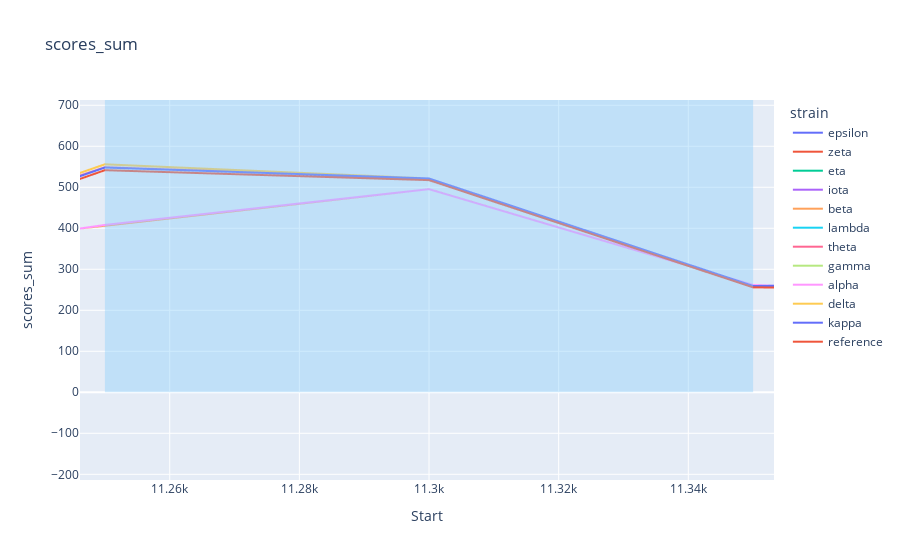

Notebook code cell kept with this figure:
### Code cell
METRIC = 'scores_sum'

fig = px.line(res_df, x="Start", y=METRIC, color='strain', title=METRIC)
max_score = res_df[METRIC].max()
for _, row in stats_df[stats_df['P_val_adjusted']<=0.05].iterrows():
    fig.add_shape(type="rect",
    x0=row.Start, y0=-0.05, x1=row.End, y1=max_score,
    line=dict(
        color=None,
        width=0,
    ),
    fillcolor="Blue",
    opacity=0.4,
)
for _, row in stats_df[stats_df['pval']<=0.05].iterrows():
    fig.add_shape(type="rect",
    x0=row.Start, y0=-0.05, x1=row.End, y1=max_score,
    line=dict(
        color=None,
        width=0,
    ),
    fillcolor="LightSkyBlue",
    opacity=0.4,
)

fig.show()

### Figure 1 — Plotly figure (JSON) as saved in the notebook; plotly's stock layout.template omitted (floating-point values rounded to 4 significant figures; data arrays with more than 128 entries replaced by an {"elided": "..."} marker saying what was removed)
{"data": [{"hovertemplate": "strain=epsilon<br>Start=%{x}<br>scores_sum=%{y}<extra></extra>", "legendgroup": "epsilon", "line": {"color": "#636efa", "dash": "solid"}, "mode": "lines", "name": "epsilon", "showlegend": true, "type": "scattergl", "x": {"elided": "620 int values"}, "xaxis": "x", "y": {"elided": "620 float values"}, "yaxis": "y"}, {"hovertemplate": "strain=zeta<br>Start=%{x}<br>scores_sum=%{y}<extra></extra>", "legendgroup": "zeta", "line": {"color": "#EF553B", "dash": "solid"}, "mode": "lines", "name": "zeta", "showlegend": true, "type": "scattergl", "x": {"elided": "620 int values"}, "xaxis": "x", "y": {"elided": "620 float values"}, "yaxis": "y"}, {"hovertemplate": "strain=eta<br>Start=%{x}<br>scores_sum=%{y}<extra></extra>", "legendgroup": "eta", "line": {"color": "#00cc96", "dash": "solid"}, "mode": "lines", "name": "eta", "showlegend": true, "type": "scattergl", "x": {"elided": "620 int values"}, "xaxis": "x", "y": {"elided": "620 float values"}, "yaxis": "y"}, {"hovertemplate": "strain=iota<br>Start=%{x}<br>scores_sum=%{y}<extra></extra>", "legendgroup": "iota", "line": {"color": "#ab63fa", "dash": "solid"}, "mode": "lines", "name": "iota", "showlegend": true, "type": "scattergl", "x": {"elided": "620 int values"}, "xaxis": "x", "y": {"elided": "620 float values"}, "yaxis": "y"}, {"hovertemplate": "strain=beta<br>Start=%{x}<br>scores_sum=%{y}<extra></extra>", "legendgroup": "beta", "line": {"color": "#FFA15A", "dash": "solid"}, "mode": "lines", "name": "beta", "showlegend": true, "type": "scattergl", "x": {"elided": "620 int values"}, "xaxis": "x", "y": {"elided": "620 float values"}, "yaxis": "y"}, {"hovertemplate": "strain=lambda<br>Start=%{x}<br>scores_sum=%{y}<extra></extra>", "legendgroup": "lambda", "line": {"color": "#19d3f3", "dash": "solid"}, "mode": "lines", "name": "lambda", "showlegend": true, "type": "scattergl", "x": {"elided": "620 int values"}, "xaxis": "x", "y": {"elided": "620 float values"}, "yaxis": "y"}, {"hovertemplate": "strain=theta<br>Start=%{x}<br>scores_sum=%{y}<extra></extra>", "legendgroup": "theta", "line": {"color": "#FF6692", "dash": "solid"}, "mode": "lines", "name": "theta", "showlegend": true, "type": "scattergl", "x": {"elided": "620 int values"}, "xaxis": "x", "y": {"elided": "620 float values"}, "yaxis": "y"}, {"hovertemplate": "strain=gamma<br>Start=%{x}<br>scores_sum=%{y}<extra></extra>", "legendgroup": "gamma", "line": {"color": "#B6E880", "dash": "solid"}, "mode": "lines", "name": "gamma", "showlegend": true, "type": "scattergl", "x": {"elided": "620 int values"}, "xaxis": "x", "y": {"elided": "620 float values"}, "yaxis": "y"}, {"hovertemplate": "strain=alpha<br>Start=%{x}<br>scores_sum=%{y}<extra></extra>", "legendgroup": "alpha", "line": {"color": "#FF97FF", "dash": "solid"}, "mode": "lines", "name": "alpha", "showlegend": true, "type": "scattergl", "x": {"elided": "620 int values"}, "xaxis": "x", "y": {"elided": "620 float values"}, "yaxis": "y"}, {"hovertemplate": "strain=delta<br>Start=%{x}<br>scores_sum=%{y}<extra></extra>", "legendgroup": "delta", "line": {"color": "#FECB52", "dash": "solid"}, "mode": "lines", "name": "delta", "showlegend": true, "type": "scattergl", "x": {"elided": "620 int values"}, "xaxis": "x", "y": {"elided": "620 float values"}, "yaxis": "y"}, {"hovertemplate": "strain=kappa<br>Start=%{x}<br>scores_sum=%{y}<extra></extra>", "legendgroup": "kappa", "line": {"color": "#636efa", "dash": "solid"}, "mode": "lines", "name": "kappa", "showlegend": true, "type": "scattergl", "x": {"elided": "620 int values"}, "xaxis": "x", "y": {"elided": "620 float values"}, "yaxis": "y"}, {"hovertemplate": "strain=reference<br>Start=%{x}<br>scores_sum=%{y}<extra></extra>", "legendgroup": "reference", "line": {"color": "#EF553B", "dash": "solid"}, "mode": "lines", "name": "reference", "showlegend": true, "type": "scattergl", "x": {"elided": "620 int values"}, "xaxis": "x", "y": {"elided": "620 float values"}, "yaxis": "y"}], "layout": {"autosize": true, "legend": {"title": {"text": "strain"}, "tracegroupgap": 0}, "shapes": [{"fillcolor": "Blue", "line": {"width": 0}, "opacity": 0.4, "type": "rect", "x0": 22350, "x1": 22450, "y0": -0.05, "y1": 66820.0}, {"fillcolor": "Blue", "line": {"width": 0}, "opacity": 0.4, "type": "rect", "x0": 22800, "x1": 22900, "y0": -0.05, "y1": 66820.0}, {"fillcolor": "Blue", "line": {"width": 0}, "opacity": 0.4, "type": "rect", "x0": 22950, "x1": 23050, "y0": -0.05, "y1": 66820.0}, {"fillcolor": "Blue", "line": {"width": 0}, "opacity": 0.4, "type": "rect", "x0": 24250, "x1": 24350, "y0": -0.05, "y1": 66820.0}, {"fillcolor": "Blue", "line": {"width": 0}, "opacity": 0.4, "type": "rect", "x0": 28500, "x1": 28600, "y0": -0.05, "y1": 66820.0}, {"fillcolor": "Blue", "line": {"width": 0}, "opacity": 0.4, "type": "rect", "x0": 29700, "x1": 29800, "y0": -0.05, "y1": 66820.0}, {"fillcolor": "Blue", "line": {"width": 0}, "opacity": 0.4, "type": "rect", "x0": 29750, "x1": 29850, "y0": -0.05, "y1": 66820.0}, {"fillcolor": "LightSkyBlue", "line": {"width": 0}, "opacity": 0.4, "type": "rect", "x0": 11250, "x1": 11350, "y0": -0.05, "y1": 66820.0}, {"fillcolor": "LightSkyBlue", "line": {"width": 0}, "opacity": 0.4, "type": "rect", "x0": 21700, "x1": 21800, "y0": -0.05, "y1": 66820.0}, {"fillcolor": "LightSkyBlue", "line": {"width": 0}, "opacity": 0.4, "type": "rect", "x0": 21900, "x1": 22000, "y0": -0.05, "y1": 66820.0}, {"fillcolor": "LightSkyBlue", "line": {"width": 0}, "opacity": 0.4, "type": "rect", "x0": 22150, "x1": 22250, "y0": -0.05, "y1": 66820.0}, {"fillcolor": "LightSkyBlue", "line": {"width": 0}, "opacity": 0.4, "type": "rect", "x0": 22350, "x1": 22450, "y0": -0.05, "y1": 66820.0}, {"fillcolor": "LightSkyBlue", "line": {"width": 0}, "opacity": 0.4, "type": "rect", "x0": 22800, "x1": 22900, "y0": -0.05, "y1": 66820.0}, {"fillcolor": "LightSkyBlue", "line": {"width": 0}, "opacity": 0.4, "type": "rect", "x0": 22950, "x1": 23050, "y0": -0.05, "y1": 66820.0}, {"fillcolor": "LightSkyBlue", "line": {"width": 0}, "opacity": 0.4, "type": "rect", "x0": 23050, "x1": 23150, "y0": -0.05, "y1": 66820.0}, {"fillcolor": "LightSkyBlue", "line": {"width": 0}, "opacity": 0.4, "type": "rect", "x0": 23500, "x1": 23600, "y0": -0.05, "y1": 66820.0}, {"fillcolor": "LightSkyBlue", "line": {"width": 0}, "opacity": 0.4, "type": "rect", "x0": 24000, "x1": 24100, "y0": -0.05, "y1": 66820.0}, {"fillcolor": "LightSkyBlue", "line": {"width": 0}, "opacity": 0.4, "type": "rect", "x0": 24150, "x1": 24250, "y0": -0.05, "y1": 66820.0}, {"fillcolor": "LightSkyBlue", "line": {"width": 0}, "opacity": 0.4, "type": "rect", "x0": 24250, "x1": 24350, "y0": -0.05, "y1": 66820.0}, {"fillcolor": "LightSkyBlue", "line": {"width": 0}, "opacity": 0.4, "type": "rect", "x0": 24700, "x1": 24800, "y0": -0.05, "y1": 66820.0}, {"fillcolor": "LightSkyBlue", "line": {"width": 0}, "opacity": 0.4, "type": "rect", "x0": 24750, "x1": 24850, "y0": -0.05, "y1": 66820.0}, {"fillcolor": "LightSkyBlue", "line": {"width": 0}, "opacity": 0.4, "type": "rect", "x0": 25350, "x1": 25450, "y0": -0.05, "y1": 66820.0}, {"fillcolor": "LightSkyBlue", "line": {"width": 0}, "opacity": 0.4, "type": "rect", "x0": 25400, "x1": 25500, "y0": -0.05, "y1": 66820.0}, {"fillcolor": "LightSkyBlue", "line": {"width": 0}, "opacity": 0.4, "type": "rect", "x0": 26300, "x1": 26400, "y0": -0.05, "y1": 66820.0}, {"fillcolor": "LightSkyBlue", "line": {"width": 0}, "opacity": 0.4, "type": "rect", "x0": 26600, "x1": 26700, "y0": -0.05, "y1": 66820.0}, {"fillcolor": "LightSkyBlue", "line": {"width": 0}, "opacity": 0.4, "type": "rect", "x0": 27250, "x1": 27350, "y0": -0.05, "y1": 66820.0}, {"fillcolor": "LightSkyBlue", "line": {"width": 0}, "opacity": 0.4, "type": "rect", "x0": 27700, "x1": 27800, "y0": -0.05, "y1": 66820.0}, {"fillcolor": "LightSkyBlue", "line": {"width": 0}, "opacity": 0.4, "type": "rect", "x0": 28400, "x1": 28500, "y0": -0.05, "y1": 66820.0}, {"fillcolor": "LightSkyBlue", "line": {"width": 0}, "opacity": 0.4, "type": "rect", "x0": 28500, "x1": 28600, "y0": -0.05, "y1": 66820.0}, {"fillcolor": "LightSkyBlue", "line": {"width": 0}, "opacity": 0.4, "type": "rect", "x0": 28800, "x1": 28900, "y0": -0.05, "y1": 66820.0}, {"fillcolor": "LightSkyBlue", "line": {"width": 0}, "opacity": 0.4, "type": "rect", "x0": 29050, "x1": 29150, "y0": -0.05, "y1": 66820.0}, {"fillcolor": "LightSkyBlue", "line": {"width": 0}, "opacity": 0.4, "type": "rect", "x0": 29200, "x1": 29300, "y0": -0.05, "y1": 66820.0}, {"fillcolor": "LightSkyBlue", "line": {"width": 0}, "opacity": 0.4, "type": "rect", "x0": 29350, "x1": 29450, "y0": -0.05, "y1": 66820.0}, {"fillcolor": "LightSkyBlue", "line": {"width": 0}, "opacity": 0.4, "type": "rect", "x0": 29650, "x1": 29750, "y0": -0.05, "y1": 66820.0}, {"fillcolor": "LightSkyBlue", "line": {"width": 0}, "opacity": 0.4, "type": "rect", "x0": 29700, "x1": 29800, "y0": -0.05, "y1": 66820.0}, {"fillcolor": "LightSkyBlue", "line": {"width": 0}, "opacity": 0.4, "type": "rect", "x0": 29750, "x1": 29850, "y0": -0.05, "y1": 66820.0}], "title": {"text": "scores_sum"}, "xaxis": {"anchor": "y", "autorange": false, "domain": [0, 1], "range": [11250.0, 11350.0], "title": {"text": "Start"}, "type": "linear"}, "yaxis": {"anchor": "x", "autorange": false, "domain": [0, 1], "range": [-213.9, 712.9], "title": {"text": "scores_sum"}, "type": "linear"}}}
